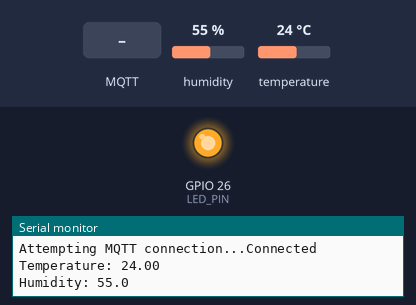
Bench run of a sketch on a simulated ESP32. Shown: output pins drawn as LEDs (lit = HIGH), the last lines printed to the serial monitor. The inputs (shaded band) are chosen by the test bench; at power-on: humidity 55 %, temperature 24 °C. WiFi joins after 1.5 s; servers stay silent unless stated; random numbers use the default seed unless the sketch sets one; no MQTT or app messages arrive unless stated.

Above: at 2.7 s.
2.8 s: MQTT message "iotfrontier/led" arrives on the second subscribed topic
At 3.8 s:
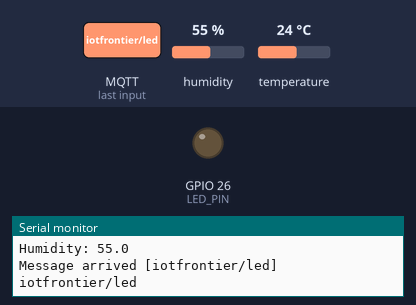
4.3 s: MQTT message "iotfrontier/led" arrives on the first subscribed topic
5.8 s: MQTT message "1" arrives on the first subscribed topic
Timing chart, 0 to 8.8 s (numbered marks = the images above; inputs shaded):
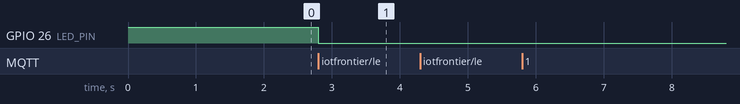

Measured:
- after the input at 2.8 s, GPIO 26 (LED_PIN): HIGH → LOW at once

The sketch:

sketch.ino
```cpp
#include <WiFi.h>
#include <PubSubClient.h>
#include "DHTesp.h"

const int DHT_PIN = 9;
const int LED_PIN = 26;  // Pin pour la LED

DHTesp dhtSensor;

const char* ssid = "Wokwi-GUEST";
const char* password = "";
const char* mqtt_server = "broker.hivemq.com";

WiFiClient espClient;
PubSubClient client(espClient);
unsigned long lastMsg = 0;
#define MSG_BUFFER_SIZE  (50)
float temp = 0;
float hum = 0;
int value = 0;

void setup_wifi() {
  delay(10);
  Serial.println();
  Serial.print("Connecting to ");
  Serial.println(ssid);

  WiFi.mode(WIFI_STA);
  WiFi.begin(ssid, password);

  while (WiFi.status() != WL_CONNECTED) {
    delay(500);
    Serial.print(".");
  }

  randomSeed(micros());

  Serial.println("");
  Serial.println("WiFi connected");
  Serial.println("IP address: ");
  Serial.println(WiFi.localIP());
}

void callback(char* topic, byte* payload, unsigned int length) {
  Serial.print("Message arrived [");
  Serial.print(topic);
  Serial.print("] ");
  for (int i = 0; i < length; i++) {
    Serial.print((char)payload[i]);
  }
  Serial.println();

  if (strcmp(topic, "iotfrontier/led") == 0) {
    if ((char)payload[0] == '1') {
      digitalWrite(LED_PIN, HIGH);  // Turn on the LED
    } else {
      digitalWrite(LED_PIN, LOW);   // Turn off the LED
    }
  }
}

void reconnect() {
  while (!client.connected()) {
    Serial.print("Attempting MQTT connection...");
    String clientId = "ESP8266Client-";
    clientId += String(random(0xffff), HEX);
    if (client.connect(clientId.c_str())) {
      Serial.println("Connected");
      client.publish("iotfrontier/mqtt", "iotfrontier");
      client.subscribe("iotfrontier/mqtt");
      client.subscribe("iotfrontier/led");
    } else {
      Serial.print("failed, rc=");
      Serial.print(client.state());
      Serial.println(" try again in 5 seconds");
      delay(5000);
    }
  }
}

void setup() {
  pinMode(LED_PIN, OUTPUT);
  digitalWrite(LED_PIN, HIGH);  // Initially turn off the LED
  Serial.begin(115200);
  setup_wifi();
  client.setServer(mqtt_server, 1883);
  client.setCallback(callback);
  dhtSensor.setup(DHT_PIN, DHTesp::DHT22);
}

void loop() {
  if (!client.connected()) {
    reconnect();
  }
  client.loop();

  unsigned long now = millis();
  if (now - lastMsg > 2000) {
    lastMsg = now;
    TempAndHumidity  data = dhtSensor.getTempAndHumidity();

    String temp = String(data.temperature, 2);
    Serial.print("Temperature: ");
    Serial.println(temp);
    client.publish("iotfrontier/temperature", temp.c_str());

    String hum = String(data.humidity, 1);
    Serial.print("Humidity: ");
    Serial.println(hum);
    client.publish("iotfrontier/humidity", hum.c_str());
  }
}
```
